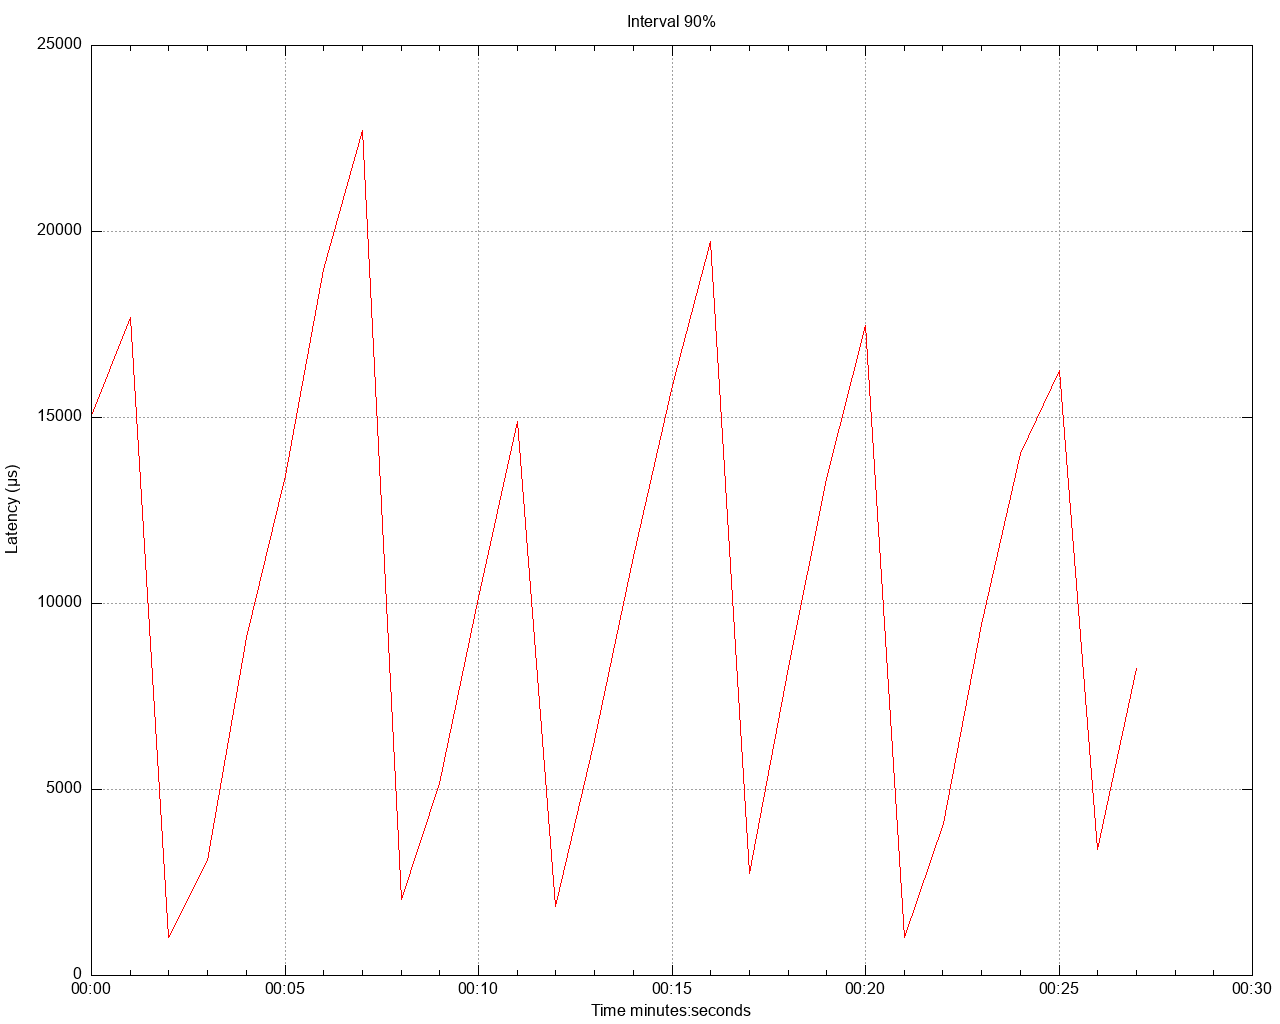

Recreate this plot in gnuplot.
set title 'Interval 90%' noenhanced
set style data lines
set datafile separator ","
set terminal png size 1280,1024
set grid
set key below
set xdata time
set timefmt "%s"
offset = 0
t0(x)=(offset=($0==0) ? x : offset, x - offset)
set xlabel 'Time minutes:seconds'
set ylabel 'Latency (μs)'
set output '/Users/gbarnett/git/hazelcast-simulator/atomiclong-3node-member/atomicreference/latency/latency_interval_90_twoKbWrite.png'
plot \
   '/Users/gbarnett/git/hazelcast-simulator/atomiclong-3node-member/atomicreference/data/latency_interval_90_twoKbWrite_1.data' using (t0(timecolumn(1))):2 title "" lt rgb "red", \
